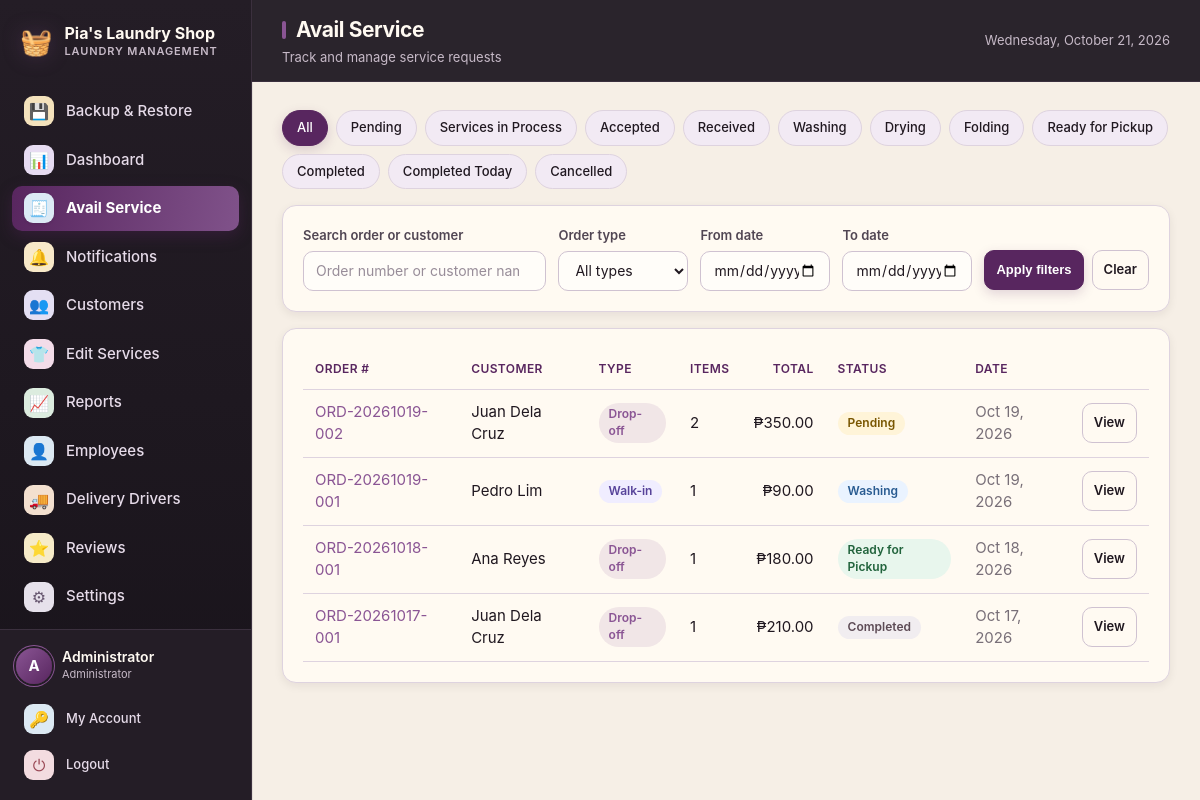
Screenshot of /orders.php (signed in) with the database file from the repository.
### tables this page shows
CREATE TABLE users (
  id          INT UNSIGNED NOT NULL AUTO_INCREMENT,
  full_name   VARCHAR(100) NOT NULL,
  username    VARCHAR(50)  NOT NULL,
  password    VARCHAR(255) NOT NULL,
  email       VARCHAR(120) DEFAULT NULL,
  phone       VARCHAR(30)  DEFAULT NULL,
  role        ENUM('admin','staff') NOT NULL DEFAULT 'staff',
  is_active   TINYINT(1)   NOT NULL DEFAULT 1,
  created_at  DATETIME     NOT NULL DEFAULT CURRENT_TIMESTAMP,
  PRIMARY KEY (id),
  UNIQUE KEY uq_users_username (username)
);

CREATE TABLE orders (
  id              INT UNSIGNED NOT NULL AUTO_INCREMENT,
  order_number    VARCHAR(40)  NOT NULL,
  customer_id     INT UNSIGNED DEFAULT NULL,
  customer_name   VARCHAR(100) DEFAULT NULL,
  pickup_address  VARCHAR(255) DEFAULT NULL,
  delivery_address VARCHAR(255) DEFAULT NULL,
  order_type      VARCHAR(30) NOT NULL DEFAULT 'walk_in',
  status          ENUM('pending','washing','ready','picked_up','cancelled') NOT NULL DEFAULT 'pending',
  subtotal        DECIMAL(10,2) NOT NULL DEFAULT 0.00,
  discount        DECIMAL(10,2) NOT NULL DEFAULT 0.00,
  total           DECIMAL(10,2) NOT NULL DEFAULT 0.00,
  amount_paid     DECIMAL(10,2) NOT NULL DEFAULT 0.00,
  change_due      DECIMAL(10,2) NOT NULL DEFAULT 0.00,
  payment_method  VARCHAR(30)  NOT NULL DEFAULT 'cash',
  expected_pickup DATETIME     DEFAULT NULL,
  notes           VARCHAR(255) DEFAULT NULL,
  created_by      INT UNSIGNED DEFAULT NULL,
  created_at      DATETIME     NOT NULL DEFAULT CURRENT_TIMESTAMP,
  updated_at      DATETIME     NOT NULL DEFAULT CURRENT_TIMESTAMP ON UPDATE CURRENT_TIMESTAMP,
  PRIMARY KEY (id),
  UNIQUE KEY uq_orders_number (order_number),
  KEY idx_orders_status (status),
  KEY idx_orders_created (created_at),
  CONSTRAINT fk_orders_customer FOREIGN KEY (customer_id) REFERENCES customers(id) ON DELETE SET NULL,
  CONSTRAINT fk_orders_user     FOREIGN KEY (created_by)  REFERENCES users(id)     ON DELETE SET NULL
);

### includes/functions.php (called while the page is built, shortened)
<?php
function e($value): string
{
    return htmlspecialchars((string) $value, ENT_QUOTES, 'UTF-8');
}
function money($amount): string
{
    return '₱' . number_format((float) $amount, 2);
}
function get_setting(string $key, string $default = ''): string
{
    static $cache = null;
    if ($cache === null) {
        $cache = [];
        foreach (db()->query("SELECT `key`, `value` FROM settings") as $row) {
            $cache[$row['key']] = (string) $row['value'];
        }
    }
    return $cache[$key] ?? $default;
}
function asset_prefix(): string
{
    static $prefix = null;
    if ($prefix !== null) {
        return $prefix;
    }
    $appRoot   = realpath(__DIR__ . '/..');
    $scriptDir = realpath(dirname($_SERVER['SCRIPT_FILENAME'] ?? __FILE__));
    $prefix = '';
    if ($appRoot && $scriptDir && strpos($scriptDir, $appRoot) === 0) {
        $rel = trim(str_replace('\\', '/', substr($scriptDir, strlen($appRoot))), '/');
    }
    return $prefix;
}
function asset(string $path): string
{
    return asset_prefix() . ltrim($path, '/');
}
function order_status_labels(): array
{
    return [
        'pending'   => 'Pending',
        'confirmed' => 'Accepted',
        'picked_up_for_service' => 'Picked Up by Driver',
        'received' => 'Received at Shop',
        'weighing' => 'Weighing',
        'washing'   => 'Washing',
        'drying' => 'Drying',
        'folding' => 'Folding',
        'ready_for_pickup' => 'Ready for Pickup',
        'out_for_delivery' => 'Out for Delivery',
        'completed' => 'Completed',
        'ready'     => 'Ready for Pickup',
        'picked_up' => 'Completed',
        'cancelled' => 'Cancelled',
        'rejected' => 'Rejected',
    ];
}

### config/database.php (called while the page is built, shortened)
<?php
function db(): PDO
{
    static $pdo = null;
    if ($pdo === null) {
        try {
            $dsn = 'mysql:host=' . DB_HOST . ';port=' . DB_PORT . ';dbname=' . DB_NAME . ';charset=' . DB_CHARSET;
            $pdo = new PDO($dsn, DB_USER, DB_PASS, [
                PDO::ATTR_ERRMODE            => PDO::ERRMODE_EXCEPTION,
                PDO::ATTR_DEFAULT_FETCH_MODE => PDO::FETCH_ASSOC,
                PDO::ATTR_EMULATE_PREPARES   => false,
            ]);
        } catch (PDOException $e) {
            http_response_code(500);
            exit('<h2>Database connection failed</h2>'
                . '<p>Could not connect to MySQL. Please check that:</p>'
                . '<ul>'
                . '<li>The MySQL service is <strong>running</strong> - start it from the XAMPP Control Panel, or click Start All in Laragon.</li>'
                . '<li>The database <code>' . htmlspecialchars(DB_NAME) . '</code> exists (import <code>database/laundry_pos.sql</code>).</li>'
                . '<li>Credentials in <code>config/database.php</code> match your setup.</li>'
                . '</ul>'
                . '<p style="color:#888"><small>' . htmlspecialchars($e->getMessage()) . '</small></p>');
        }
    }
    return $pdo;
}

### includes/auth.php (called while the page is built, shortened)
<?php
require_once __DIR__ . '/../config/database.php';
require_once __DIR__ . '/functions.php';
function current_user(): ?array
{
    static $user = null;
    if ($user === null) {
        $stmt = db()->prepare("SELECT * FROM users WHERE id = ? AND is_active = 1");
        $stmt->execute([$_SESSION['user_id']]);
        $user = $stmt->fetch() ?: null;
    }
    return $user;
}
function require_login(): void
{
    if (!current_user()) {
        redirect('index.php');
    }
}

### orders.php (the view, shortened to what this page needs)
<?php
require_once __DIR__ . '/includes/auth.php';
require_login();
$pdo = db();
$status  = is_string($_GET['status'] ?? null) ? $_GET['status'] : '';
$search  = is_string($_GET['search'] ?? null) ? trim($_GET['search']) : '';
$type = $_GET['type'] ?? '';
$dateFrom = $_GET['date_from'] ?? '';
$dateTo = $_GET['date_to'] ?? '';
$validDate = static function ($value) { return is_string($value) && preg_match('/^\d{4}-\d{2}-\d{2}$/', $value) && strtotime($value) && date('Y-m-d', strtotime($value)) === $value; };
if (!$validDate($dateFrom)) $dateFrom = '';
if (!$validDate($dateTo)) $dateTo = '';
$page    = max(1, (int)($_GET['page'] ?? 1));
$perPage = 25;
$offset  = ($page - 1) * $perPage;
$where  = [];
$params = [];
if ($status === 'expected') {
    $where[] = "o.status IN ('pending','confirmed','received','weighing','washing','drying','folding','ready','ready_for_pickup','out_for_delivery')";
} elseif ($status === 'completed_today') {
    $where[] = "o.status IN ('completed','picked_up') AND DATE(o.completed_at) = CURDATE()";
} elseif (in_array($status, ['ready', 'ready_for_pickup'], true)) {
    $where[] = "o.status IN ('ready','ready_for_pickup')";
} elseif (in_array($status, array_keys(order_status_labels()), true)) {
    $where[] = "o.status = ?";
    $params[] = $status;
} else { $status = ''; }
if (in_array($type, ['walk_in', 'drop_off', 'pickup_request', 'delivery_request'], true)) {
    $where[] = 'o.order_type = ?';
    $params[] = $type;
} else { $type = ''; }
$whereSql = $where ? 'WHERE ' . implode(' AND ', $where) : '';
$stmt = $pdo->prepare(
    "SELECT o.*, (SELECT COUNT(*) FROM order_items oi WHERE oi.order_id = o.id) AS item_count
     FROM orders o
     $whereSql
     ORDER BY o.id DESC
     LIMIT $perPage OFFSET $offset"
);
$stmt->execute($params);
$orders = $stmt->fetchAll();
$tabs = [
    ''          => 'All',
    'pending'   => 'Pending',
    'expected'  => 'Services in Process',
    'confirmed' => 'Accepted',
    'received'  => 'Received',
    'washing'   => 'Washing',
    'drying'    => 'Drying',
    'folding'   => 'Folding',
    'ready'     => 'Ready for Pickup',
    'completed' => 'Completed',
    'completed_today' => 'Completed Today',
    'cancelled' => 'Cancelled',
];
$statusLabels = order_status_labels();
$pageTitle = 'Avail Service';
$pageSubtitle = 'Track and manage service requests';
include __DIR__ . '/includes/header.php';
?>
<div class="row-between mb-16">
  <div class="pill-tabs">
    <?php foreach ($tabs as $val => $label): ?>
      <a class="pill <?= $status === $val ? 'active' : '' ?>"
         href="orders.php?<?= $val === '' ? '' : 'status=' . e($val) ?><?= $search !== '' ? '&search=' . urlencode($search) : '' ?><?= $type !== '' ? '&type=' . urlencode($type) : '' ?><?= $dateFrom !== '' ? '&date_from=' . urlencode($dateFrom) : '' ?><?= $dateTo !== '' ? '&date_to=' . urlencode($dateTo) : '' ?>">
        <?= e($label) ?>
      </a>
    <?php endforeach; ?>
  </div>
</div>
<form method="get" action="orders.php" class="card order-filters mb-16">
  <div><label for="orderSearch">Search order or customer</label><input id="orderSearch" type="search" name="search" placeholder="Order number or customer name" value="<?= e($search) ?>"></div>
  <div><label for="orderTypeFilter">Order type</label><select id="orderTypeFilter" name="type"><option value="">All types</option></select></div>
  <div><label for="dateFrom">From date</label><input type="date" id="dateFrom" name="date_from" value="<?= e($dateFrom) ?>"></div>
  <div><label for="dateTo">To date</label><input type="date" id="dateTo" name="date_to" value="<?= e($dateTo) ?>"></div>
  <div class="filter-actions"><button class="btn btn-primary btn-sm" type="submit">Apply filters</button><a class="btn btn-outline btn-sm" href="orders.php">Clear</a></div>
</form>
<div class="card">
  <div class="table-wrap">
    <table>
      <thead>
        <tr>
          <th>Order #</th><th>Customer</th><th>Type</th><th>Items</th>
          <th class="num">Total</th><th>Status</th><th>Date</th><th></th>
        </tr>
      </thead>
      <tbody>
        <?php foreach ($orders as $o): ?>
        <tr class="order-row" data-order-url="order_view.php?id=<?= (int)$o['id'] ?>" tabindex="0" role="link" aria-label="Open order <?= e($o['order_number']) ?>">
          <td><a href="order_view.php?id=<?= (int)$o['id'] ?>"><?= e($o['order_number']) ?></a></td>
          <td><?= e($o['customer_name'] ?: 'Walk-in') ?></td>
          <td><span class="badge badge-<?= e($o['order_type']) ?>"><?= $o['order_type'] === 'pickup_request' ? 'Pick-up Request' : ($o['order_type'] === 'delivery_request' ? 'Delivery Request' : ($o['order_type'] === 'drop_off' ? 'Drop-off' : 'Walk-in')) ?></span></td>
          <td><?= (int)$o['item_count'] ?></td>
          <td class="num"><?= money($o['total']) ?></td>
          <td><span class="badge badge-<?= e($o['status']) ?>"><?= e($o['status'] === 'ready_for_pickup' && $o['order_type'] === 'delivery_request' ? 'Ready for Delivery' : ($statusLabels[$o['status']] ?? $o['status'])) ?></span></td>
          <td class="muted"><?= e(date('M j, Y', strtotime($o['created_at']))) ?></td>
          <td class="right">
            <a class="btn btn-outline btn-sm" href="order_view.php?id=<?= (int)$o['id'] ?>">View</a>
          </td>
        </tr>
        <?php endforeach; ?>
      </tbody>
    </table>
  </div>
</div>
<?php include __DIR__ . '/includes/footer.php'; ?>

### includes/header.php (shortened to what this page needs)
<?php
$user     = current_user();
$shopName = get_setting('shop_name', "Pia's Laundry Shop");
$active   = basename($_SERVER['PHP_SELF'] ?? '');
$prefix   = asset_prefix();
$nav = [
    ['Backup & Restore', 'backup.php', '&#128190;', true],
    ['Dashboard',    'dashboard.php',  '&#128202;', false],
    ['Avail Service','orders.php',     '&#129534;', false],
    ['Notifications','notifications.php','&#128276;', false],
    ['Customers',    'customers.php',  '&#128101;', false],
    ['Edit Services','services.php',   '&#128085;', true],
    ['Reports',      'reports.php',    '&#128200;', true],
    ['Employees',    'employees.php',  '&#128100;', true],
    ['Delivery Drivers', 'delivery_drivers.php', '&#128666;', false],
    ['Reviews',      'reviews.php',     '&#11088;', true],
    ['Settings',     'settings.php',   '&#9881;', true],
];
?>
<!DOCTYPE html>
<html lang="en">
<head>
<link rel="stylesheet" href="<?= e(asset('assets/css/style.css')) ?>?v=status-timeline-20261019">
</head>
<body>
<div class="app">
  <aside class="sidebar" id="sidebar" aria-label="Main navigation">
    <div class="brand">
      <span class="brand-icon">&#129530;</span>
      <div class="brand-text">
        <div class="brand-name"><?= e($shopName) ?></div>
        <div class="brand-sub">Laundry Management</div>
      </div>
    </div>
    <nav class="nav">
      <?php foreach ($nav as $item):
          [$label, $href, $icon, $adminOnly] = $item; $iconClass = 'nav-icon-' . preg_replace('/[^a-z0-9_-]/i', '', pathinfo($href, PATHINFO_FILENAME));
          $isActive = ($active === $href || $active === basename($href)) ? ' active' : '';
      ?>
      <a class="nav-link<?= $isActive ?>" href="<?= e($prefix . $href) ?>">
        <span class="nav-icon <?= e($iconClass) ?>"><?= $icon ?></span>
        <span><?= e($label) ?></span>
      </a>
      <?php endforeach; ?>
    </nav>
    <div class="sidebar-footer">
      <div class="user-chip">
        <div class="avatar"><?= e(strtoupper(substr($user['full_name'], 0, 1))) ?></div>
        <div class="user-meta">
          <div class="user-name"><?= e($user['full_name']) ?></div>
          <div class="user-role"><?= $user['role'] === 'admin' ? 'Administrator' : 'Staff' ?></div>
        </div>
      </div>
      <a class="nav-link small" href="<?= e($prefix) ?>profile.php"><span class="nav-icon nav-icon-profile">&#128273;</span><span>My Account</span></a>
      <a class="nav-link small" href="<?= e($prefix) ?>logout.php"><span class="nav-icon nav-icon-logout">&#9211;</span><span>Logout</span></a>
    </div>
  </aside>
  <div class="main">
    <header class="topbar">
      <div class="topbar-title">
        <h1><?= isset($pageTitle) ? e($pageTitle) : 'Dashboard' ?></h1>
        <?php if (isset($pageSubtitle)): ?><p><?= e($pageSubtitle) ?></p><?php endif; ?>
      </div>
      <div class="topbar-right">
        <span class="today"><?= e(date('l, F j, Y')) ?></span>
      </div>
    </header>
    <main class="content">

### rows the page displays
users: full_name "A", full_name "Administrator"
orders: order_number "ORD-20261019-002", customer_name "Juan Dela Cruz", order_type "Drop-off", item_count "2", total "₱350.00", status "Pending", created_at "Oct 19, 2026"
orders: order_number "ORD-20261019-001", customer_name "Pedro Lim", order_type "Walk-in", item_count "1", total "₱90.00", status "Washing", created_at "Oct 19, 2026"
orders: order_number "ORD-20261018-001", customer_name "Ana Reyes", order_type "Drop-off", item_count "1", total "₱180.00", status "Ready for Pickup", created_at "Oct 18, 2026"
orders: order_number "ORD-20261017-001", customer_name "Juan Dela Cruz", order_type "Drop-off", item_count "1", total "₱210.00", status "Completed", created_at "Oct 17, 2026"

### other values shown
$shopName "Pia's Laundry Shop"
$icon "💾"
$label "Backup & Restore"
$icon "📊"
$label "Dashboard"
$icon "🧾"
$label "Avail Service"
$icon "🔔"
$label "Notifications"
$icon "👥"
$label "Customers"
$icon "👕"
$label "Edit Services"
$icon "📈"
$label "Reports"
